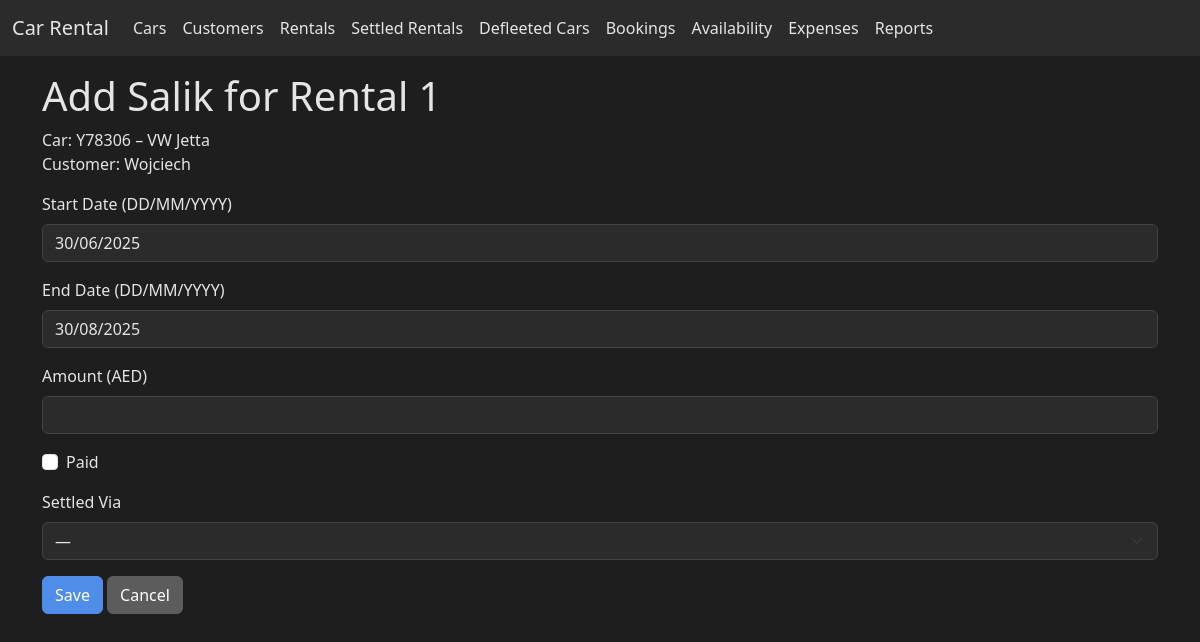
Screenshot of /salik/add/1 with the database file from the repository.
### app.py (models this page shows, shortened)
class Rental(db.Model):
    id = db.Column(db.Integer, primary_key=True)
    car_id = db.Column(db.Integer, db.ForeignKey('car.id'))
    customer_id = db.Column(db.Integer, db.ForeignKey('customer.id'))
    start_date = db.Column(db.Date, nullable=False)
    end_date = db.Column(db.Date, nullable=True)  # null for open ended
    contract_type = db.Column(db.String(20), default='open')  # open or fixed
    planned_rent = db.Column(db.Float)
    actual_rent = db.Column(db.Float)
    deposit = db.Column(db.Float)
    deposit_refunded = db.Column(db.Boolean, default=False)
    deposit_refunded_amount = db.Column(db.Float, nullable=True)
    deposit_refund_date = db.Column(db.Date, nullable=True)
    billing_interval_days = db.Column(db.Integer, default=30)
    next_billing_date = db.Column(db.Date, nullable=True)
    car = db.relationship('Car', back_populates='rentals')
    customer = db.relationship('Customer', back_populates='rentals')
    payments = db.relationship('Payment', back_populates='rental')

class Car(db.Model):
    id = db.Column(db.Integer, primary_key=True)
    model = db.Column(db.String(120), nullable=False)
    model_year = db.Column(db.Integer)
    licence_plate = db.Column(db.String(20), unique=True)
    colour = db.Column(db.String(50))
    mileage_at_purchase = db.Column(db.Integer)
    purchase_price = db.Column(db.Float)
    initial_investment = db.Column(db.Float)
    salik_tag = db.Column(db.String(50))
    registration_date = db.Column(db.Date)
    tracker_installed = db.Column(db.Boolean, default=False)
    passing_cost = db.Column(db.Float)
    registration_cost = db.Column(db.Float)
    insurance_cost = db.Column(db.Float)
    planned_rent = db.Column(db.Float)
    rentals = db.relationship('Rental', back_populates='car')
    expenses = db.relationship('Expense', back_populates='car')
    fines = db.relationship('Fine', back_populates='car')
    damages = db.relationship('Damage', back_populates='car')

class Customer(db.Model):
    id = db.Column(db.Integer, primary_key=True)
    name = db.Column(db.String(120), nullable=False)
    phone = db.Column(db.String(50))
    address = db.Column(db.Text)
    passport_file = db.Column(db.String(200))  # filename of uploaded passport
    license_file = db.Column(db.String(200))   # filename of uploaded licence
    rentals = db.relationship('Rental', back_populates='customer')
    fines = db.relationship('Fine', back_populates='customer')
    damages = db.relationship('Damage', back_populates='customer')

### app.py (the view, shortened to what this page needs)
@app.route('/salik/add/<int:rental_id>', methods=['GET', 'POST'])
def add_salik(rental_id: int):
    rental = Rental.query.get_or_404(rental_id)
    default_start = rental.start_date.strftime('%d/%m/%Y')
    default_end = (rental.end_date or date.today()).strftime('%d/%m/%Y')
    return render_template('add_salik.html', rental=rental,
                           default_start=default_start, default_end=default_end)

### templates/add_salik.html (shortened to what this page needs)
{% extends 'base.html' %}
{% block content %}
<h1>Add Salik for Rental {{ rental.id }}</h1>
<p>Car: {{ rental.car.licence_plate }} – {{ rental.car.model }}<br>
Customer: {{ rental.customer.name }}</p>
<form method="post">
  <div class="mb-3">
    <label class="form-label">Start Date (DD/MM/YYYY)</label>
    <input type="text" class="form-control datepicker" name="start_date" placeholder="dd/mm/yyyy" value="{{ default_start }}" required>
  </div>
  <div class="mb-3">
    <label class="form-label">End Date (DD/MM/YYYY)</label>
    <input type="text" class="form-control datepicker" name="end_date" placeholder="dd/mm/yyyy" value="{{ default_end }}" required>
  </div>
  <div class="mb-3">
    <label class="form-label">Amount (AED)</label>
    <input type="number" step="0.01" class="form-control" name="amount" required>
  </div>
  <div class="form-check mb-3">
    <input class="form-check-input" type="checkbox" name="paid" id="salikPaid">
    <label class="form-check-label" for="salikPaid">Paid</label>
  </div>
  <div class="mb-3">
    <label class="form-label">Settled Via</label>
    <select class="form-select" name="settled_via">
      <option value="">—</option>
    </select>
  </div>
  <button type="submit" class="btn btn-primary">Save</button>
  <a href="{{ url_for('list_rentals') }}" class="btn btn-secondary">Cancel</a>
</form>
{% endblock %}

### static/style.css (style rules this page uses)
body { background-color: #1e1e1e; color: #e5e5e5; }
a { color: #6ab7ff; }
.btn-primary { background-color: #4e8ee8; border-color: #4e8ee8; }
.btn-secondary { background-color: #5c5c5c; border-color: #5c5c5c; }
.form-control, .form-select, textarea { background-color: #2b2b2b; border: 1px solid #444; color: #e5e5e5; }

### rows the page displays
Rental: id "1"
Car: car.licence_plate "Y78306", car.model "VW Jetta"
Customer: customer.name "Wojciech"
